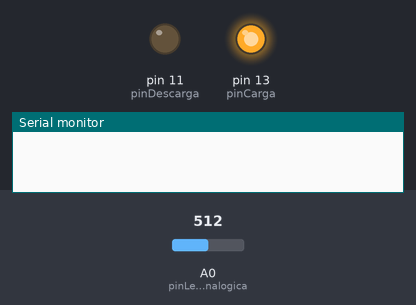
Bench run of a sketch on a simulated Arduino Uno, built with avr-gcc and run on an emulated ATmega328P. On the bench: output pins drawn as LEDs (lit = HIGH), the last lines printed to the serial monitor. The test bench sets the inputs (shaded band); at power-on: A0 (pinLecturaAnalogica) = 512.

Above: at 1.2 s.
1.3 s: A0 (pinLecturaAnalogica) set to 640
2.8 s: A0 (pinLecturaAnalogica) set to 664
At 3.6 s:
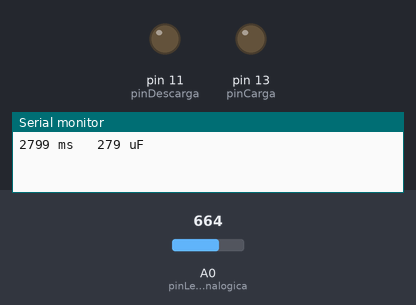
4.3 s: A0 (pinLecturaAnalogica) set to 0
At 5.2 s:
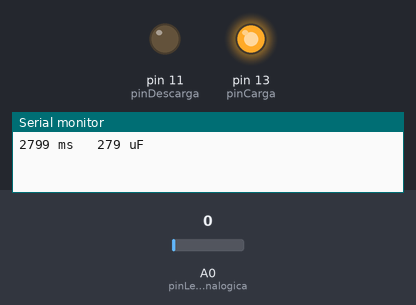
5.8 s: A0 (pinLecturaAnalogica) set to 658
At 7.0 s:
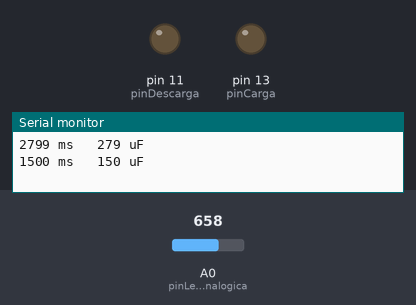
Timing chart, 0 to 8.3 s (numbered marks = the images above; inputs shaded):
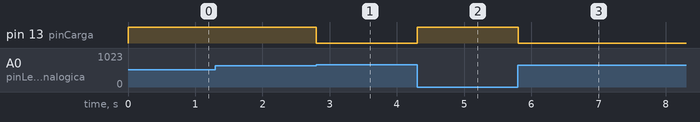

Measured:
- the behaviour switches between 647 and 648 on A0 (pinLecturaAnalogica) (found by bisection; images 0 and 1)
- after the input at 1.3 s, every drawn part: stays the same
- after the input at 2.8 s, pin 13 (pinCarga): HIGH → LOW at once
- after the input at 4.3 s, pin 13 (pinCarga): LOW → HIGH at once
- after the input at 5.8 s, pin 13 (pinCarga): HIGH → LOW at once

The sketch:

medidor_de_capacitancia_con_arduino.ino
```cpp
/*-------------- Medidor de capacitancia con Arduino ---------*/

/*-- Declaración de costantes --*/
int resistencia = 10000;        //[Ohms]  La restencia del circuito RC
int tiempoEspera = 1;

/*-- Declaración de pines --*/
int pinLecturaAnalogica = 0;    //Pin dedicado a lectura de valores analógicos
int pinCarga = 13;              //Pin dedidaco a la suministrar energía al condensador
int pinDescarga = 11;           //Pin dedicado a facilitar la descarga del condensador

/*-- Declaración de variables --*/
unsigned long tiempoInicio;     //[ms] Tiempo de inicio
unsigned long tiempoIntervalo;  //[ms] Intervalo de tiempo entre el inicio y cuando el condensador esta cargado

float microFaradios;            //
float nanoFaradios;             //

void setup() {
  pinMode(pinCarga, OUTPUT);    //Establece el pin como de salida
  digitalWrite(pinCarga, LOW);  //Inicia el programa sin salida en el pin de carga
  Serial.begin(9600);           //Inicio de comunicación serial (con la computadora)
}

void loop() {
  digitalWrite(pinCarga, HIGH); //Comienza a cargar el capacitor con 5 V
  tiempoInicio = millis();      //Comienza a contar los milisegundos

/*
La constante de tiempo de un condensador es el tiempo requerido para cargarlo, a través de una resistencia,
de 0 V a aproximadamente 63.2% del voltaje directo aplicado.

Aplicando esto al circuito, la constante de tiempo del condensador en cuestión es el tiempo que tarda
la medición del pin analógico hasta tener 63.2% del valor inicial.

En arduino, los voltajes analogicos de lecturan se representan por valores enteros de 0 (0 V) a 1023 (5 V).
Con todo esto, la constante de tiempo del condensador será el tiempo que tarda hasta que la lectura
del pin analogico sea 63.2% * 1023 = 646.536 = 647
*/

while (analogRead(pinLecturaAnalogica) < 648){
  /* No se hace nada mientras que la lectura sea menor al 63.2% del voltaje suministrado */
}

tiempoIntervalo = millis() - tiempoInicio;// [ms] Se determina cuanto tiempo se tardo en cargar el condensador
microFaradios = ((float)tiempoIntervalo / resistencia)*1000; // Calcula la capcitancia
Serial.print(tiempoIntervalo);            //Imprime en pantalla el valor del intervalo del tiempo
Serial.print(" ms   ");                   //Imprime en pantalla las unidades del valor del intervalo del tiempo

if ( microFaradios > 1 )                  //Determina si son microFaradios
{
  Serial.print((long)microFaradios);      //Imprime en pantalla el valor de la capacitancia
  Serial.println(" uF");                  //Imprime en pantalla las unidades de la capacitancia
  delay(tiempoEspera);                    //Espera un tiempo para no saturar la pantalla
}

else{                                     //Determina si son nanoFaradios
  nanoFaradios = microFaradios * 1000.0;  //Convierte microFaradios a nanoFaradios
  Serial.print((long)nanoFaradios);       //Imprime en pantalla el valor de la capacitancia
  Serial.println(" nF");                  //Imprime en pantalla las unidades de la capacitancia
  delay(tiempoEspera);                    //Espera un tiempo para no saturar la pantalla
}

digitalWrite(pinCarga, LOW);              //Detiene la cargar el condensador
pinMode(pinDescarga, OUTPUT);             //Establece el pin de decarga como uno de saiida
digitalWrite(pinDescarga, LOW);           //Al establecer 0 V permite la decarga del capacitor

while (analogRead(pinLecturaAnalogica) > 0){
  /* No se hace nada mientras que no se haya descargado el condensador */
}

pinMode(pinDescarga, INPUT);             //Prevé al condensador para ser descargado

}
```
